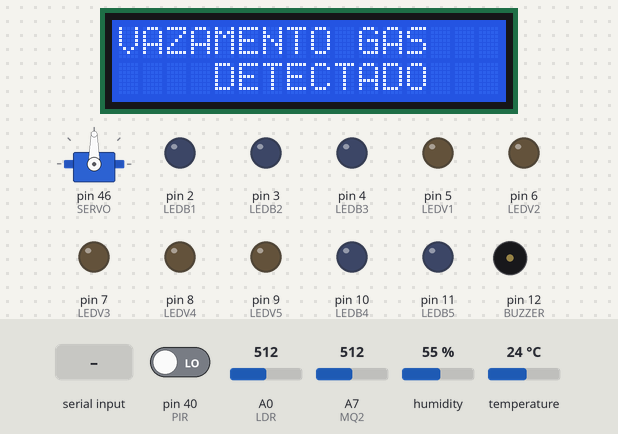
Simulated run of this sketch. Board: Arduino Mega 2560, built with avr-gcc and run on an emulated ATmega2560. Parts: servo, 16×2 character LCD, output pins drawn as LEDs (lit = HIGH), buzzer (waves = sounding). The inputs (shaded band) are chosen by the test bench; at power-on: pin 40 (PIR) LOW, A7 (MQ2) = 512, A0 (LDR) = 512, humidity 55 %, temperature 24 °C. Pins used as bus, display or sensor lines are not drawn; what the sketch prints to the serial monitor is not drawn.

Above: at 3.1 s.
3.2 s: pin 40 (PIR) driven HIGH
At 10.11 s:
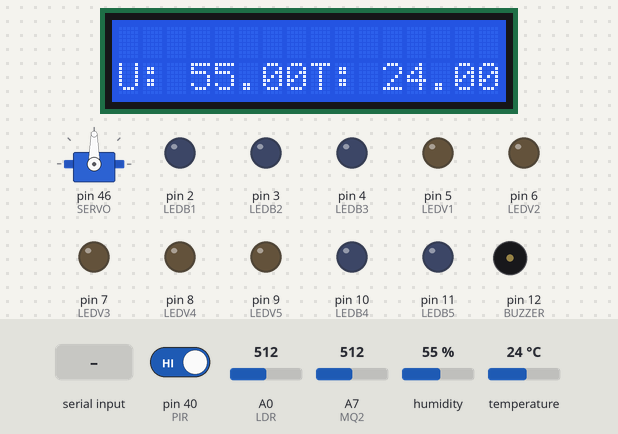
At 11.2 s:
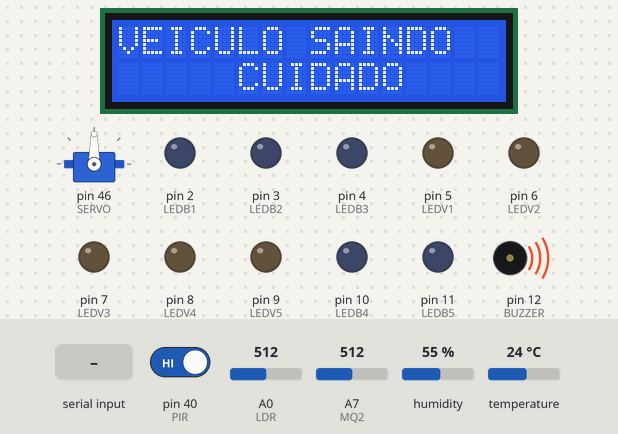
11.6 s: A7 (MQ2) set to 316
At 21.22 s:
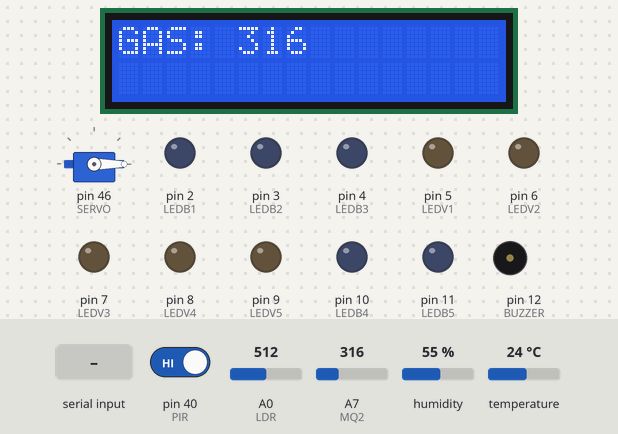
22.7 s: A7 (MQ2) set to 284
Timing chart, 0 to 28.9 s (numbered marks = the images above; inputs shaded):
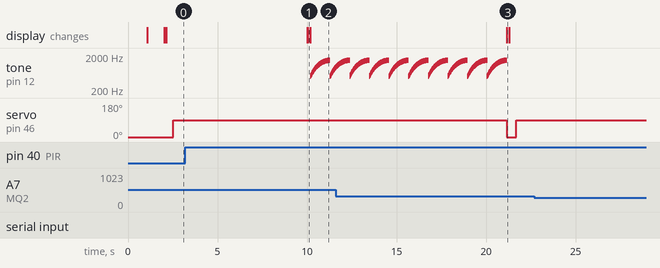

The sketch:

THE_HOUSE_CARIOCA.ino
```cpp
/*##################################################################################################################################################################*/

/* THE_HOUSE_CARIOCA.ino
 * Programa principal para o Projeto Integrador II do curso de Engenharia Eletrônica no IFSC
 * Propriedade de Gabriel de Oliveira Peres - Aluno do curso de Engenharia Eletrônica no IFSC
 * Email: peres.gabriel.gabriel@gmail.com
 * GitHub: https://github.com/imperes
 */

/*##################################################################################################################################################################*/

/* Bibliotecas utilizadas */
#include "DHT.h"                                  // Biblioteca do Sensor de Temperatura e Umidade
#include <Servo.h>                                // Biblioteca do Motor Servo
#include <Wire.h>                                 // Parte complementar da biblioteca do Display 16x2 para comunicação I2C
#include <LiquidCrystal_I2C.h>                    // Biblioteca do Display 16x2 com comunicação I2C

/*##################################################################################################################################################################*/

/* Definição dos PINOS DOS LEDS */
#define LEDB1 2                                   // LED Branco           SALA                           1° ANDAR
#define LEDB2 3                                   // LED Branco           COZINHA                        1° ANDAR
#define LEDB3 4                                   // LED Branco           QUARTO 1                       2° ANDAR
#define LEDB4 10                                  // LED Branco           QUARTO 2                       2° ANDAR
#define LEDB5 11                                  // LED Branco           QUARTO 3                       3º ANDAR
#define LEDV1 5                                   // LED Azul             JARDIM
#define LEDV2 6                                   // LED Laranja          JARDIM
#define LEDV3 7                                   // LED Branco           JARDIM
#define LEDV4 8                                   // LED Verde            VARANDA                        3° ANDAR
#define LEDV5 9                                   // LED Azul             GARAGEM

/* Definição dos SENSORES & MOTORES */
#define MQ2 A7                                    // Sensor de Gás - MQ2
#define LDR A0                                    // Resistor Variável Conforme Incidência De Luz
#define PIR 40                                    // Sensor de Movimento - PIR
#define BUZZER 12                                 // Componente que emite som

#define STU A1                                    // Sensor de Temperatura e Umidade - DHT
#define DHTTYPE DHT11                             // Modelo DHT (DHT11)
DHT dht(STU, DHTTYPE);                            // Configura o sensor DTH com o modelo e o pino utilizado

#define SERVO 46                                  // Motor Servo
Servo motor;                                      // Cria um objeto Servo para controlar o Servo

/* Variáveis Globais*/                            // É necessário que os valores independente do contexto de execução das funções seja mantido
int limite_de_gas = 300;                          // Configura a concentração limite de gás normal (Valor Máximo)
int nivel_de_luz = 500;                           // Configura a intensidade luminosa para ligar ou desligar o sistema de iluminação do jardim
int posicao_motor = 0;                            // Configura a posição inicial do Motor Servo para 0°

LiquidCrystal_I2C lcd(0x27, 16, 2);               // Configurando Display LCD 16x2 no endereço 0x27 para 16 colunas e 2 linhas

/*##################################################################################################################################################################*/

void setup()
{
  /* Configurações Gerais*/
  Serial.begin(9600);                             // Inicia a comunicação serial com o computador

  dht.begin();                                    // Inicia o Sensor de Temperatura e Umidade

  motor.attach(SERVO);                            // Associa o pino escolhido ao servo motor
  motor.write(posicao_motor);                     // Inicia o Motor Servo na posição 0°

  lcd.init();                                     // Inicia o LCD DISPLAY 16x2
  lcd.backlight();                                // Liga a iluminação do LCD Display 16x2

  lcd.clear();                                    // Limpa o Display
  lcd.setCursor(3,0);                             // Seta cursor na coluna 3 linha 1
  lcd.print("THE HOUSE");                         // Escreve o nome do projeto
  lcd.setCursor(5,1);                             // Seta o Cursor na coluna 5 e linha 2
  lcd.print("CARIOCA");                           // Escreve a segunda parte do projeto
  delay(1000);                                    // Dá um tempo de 1s
  lcd.clear();                                    // Limpa o Display novamente

  /* Configurações dos pinos do LED como ENTRADA ou SAÍDA */
  pinMode(LEDB1, OUTPUT);
  pinMode(LEDB2, OUTPUT);
  pinMode(LEDB3, OUTPUT);
  pinMode(LEDB4, OUTPUT);
  pinMode(LEDB5, OUTPUT);
  pinMode(LEDV1, OUTPUT);
  pinMode(LEDV2, OUTPUT);
  pinMode(LEDV3, OUTPUT);
  pinMode(LEDV4, OUTPUT);
  pinMode(LEDV5, OUTPUT);

  /* Configurações dos pinos dos SENSORES como ENTRADA ou SAÍDA */
  pinMode(MQ2, INPUT);
  pinMode(PIR, INPUT);
  pinMode(BUZZER, OUTPUT);

  /* Configura o BUZZER para ficar desligado */
  digitalWrite(BUZZER, HIGH);

  /* Manual de funcionamento no monitor Serial*/
  Serial.flush();                                 // Limpa a memória Serial
  Serial.println("SEJA BEM VINDO(A) A THE HOUSE CARIOCA");
  Serial.println("DIGITE: \n 'S' para acender a luz da SALA no 1° andar \n 's' para apagar a luz da SALA no 1° andar");
  Serial.println(" 'C' para acender a luz da COZINHA no 1° andar \n 'c' para apagar a luz da COZINHA no 1° andar");
  Serial.println(" 'J' para acender a luz do JARDIM \n 'j' para apagar a luz do JARDIM");
  Serial.println(" 'G' para acender a luz da GARAGEM \n 'g' para apagar a luz da GARAGEM");
  Serial.println(" 'P' para abrir o PORTÃO \n 'p' para fechar o PORTÃO");
  Serial.println(" 'V' para acender a luz da VARANDA \n 'v' para apagar a luz da VARANDA");
  Serial.println(" 'B' para acender a luz do QUARTO 1 no 2° andar \n 'b' para apagar a luz do QUARTO 1 no 2° andar");
  Serial.println(" 'N' para acender a luz do QUARTO 2 no 2° andar \n 'n' para apagar a luz do QUARTO 2 no 2° andar");
  Serial.println(" 'M' para acender a luz do QUARTO 3 no 3° andar \n 'm' para apagar a luz do QUARTO 3 no 3° andar");
  Serial.println(" 'T' para acender todas as luzes \n 't' para apagar todas as luzes");
}

/*##################################################################################################################################################################*/

void acender_luz()
{
  if (Serial.available() > 0)                     // Verifica se a porta serial está disponível
  {
    char letra;
    letra = Serial.read();
    if (letra == 'S')
    {
      digitalWrite(LEDB1, HIGH);
    }
    else if (letra == 's')
    {
      digitalWrite(LEDB1, LOW);
    }
    else if (letra == 'C')
    {
      digitalWrite(LEDB2, HIGH);
    }
    else if (letra == 'c')
    {
      digitalWrite(LEDB2, LOW);
    }
    else if (letra == 'J')
    {
      digitalWrite(LEDV1, HIGH);
      digitalWrite(LEDV2, HIGH);
      digitalWrite(LEDV3, HIGH);
    }
    else if (letra == 'j')
    {
      digitalWrite(LEDV1, LOW);
      digitalWrite(LEDV2, LOW);
      digitalWrite(LEDV3, LOW);
    }
    else if (letra == 'P')
    {
      motor.write(90);
    }
    else if (letra == 'p')
    {
      motor.write(-90);
    }
    else if (letra == 'V')
    {
      digitalWrite(LEDV4, HIGH);
    }
    else if (letra == 'v')
    {
      digitalWrite(LEDV4, LOW);
    }
    else if (letra == 'B')
    {
      digitalWrite(LEDB3, HIGH);
    }
    else if (letra == 'b')
    {
      digitalWrite(LEDB3, LOW);
    }
    else if (letra == 'G')
    {
      digitalWrite(LEDV5, HIGH);
    }
    else if (letra == 'g')
    {
      digitalWrite(LEDV5, LOW);
    }
    else if (letra == 'N')
    {
      digitalWrite(LEDB4, HIGH);
    }
    else if (letra == 'n')
    {
      digitalWrite(LEDB4, LOW);
    }
    else if (letra == 'M')
    {
      digitalWrite(LEDB5, HIGH);
    }
    else if (letra == 'm')
    {
      digitalWrite(LEDB5, LOW);
    }
    else if (letra == 'T')
    {
      digitalWrite(LEDB1, HIGH);
      digitalWrite(LEDB2, HIGH);
      digitalWrite(LEDB3, HIGH);
      digitalWrite(LEDB4, HIGH);
      digitalWrite(LEDB5, HIGH);
      digitalWrite(LEDV1, HIGH);
      digitalWrite(LEDV2, HIGH);
      digitalWrite(LEDV3, HIGH);
      digitalWrite(LEDV4, HIGH);
      digitalWrite(LEDV5, HIGH);
    }
    else if (letra == 't')
    {
      digitalWrite(LEDB1, LOW);
      digitalWrite(LEDB2, LOW);
      digitalWrite(LEDB3, LOW);
      digitalWrite(LEDB4, LOW);
      digitalWrite(LEDB5, LOW);
      digitalWrite(LEDV1, LOW);
      digitalWrite(LEDV2, LOW);
      digitalWrite(LEDV3, LOW);
      digitalWrite(LEDV4, LOW);
      digitalWrite(LEDV5, LOW);
    }
  }
  Serial.flush();
}

/*##################################################################################################################################################################*/

void sensor_movimento(unsigned long tempo_atual)
{
  bool movimento = digitalRead(PIR);                                     // Lê o Sensor de movimento - PIR
  if (movimento == HIGH ){
    Serial.println("SAÍDA DE VEÍCULO! CUIDADO!");                        // Envia mensagens de aviso
    lcd.clear();
    lcd.setCursor(0, 0);
    lcd.print("VEICULO SAINDO");
    lcd.setCursor(5,1);
    lcd.print("CUIDADO");
    motor.write(90);
    for (int repetir = 1; repetir <=10; repetir++)                       // Soa o alarme
      {
        for (int x = 90; x > 0; x--)
        {
          float sen;
          int f;

          sen = (cos(x * 3.1416 / 180));                                // Converte graus para rad e depois obtém o valor de sen

          f = 500 + (int(sen * 1000));                                  // Gera uma frequência a partir do valor de sen
          tone(BUZZER, f);
          delay(12);
          }
    noTone(BUZZER);                                                     // Desliga buzzer
    digitalWrite(BUZZER, HIGH);
    }
    lcd.clear();                                                        // Limpa o Display do LCD
    motor.write(-90);
    }
  else (movimento == LOW );{                                            // Função vazia pois não quero que faça nada quando não detecta movimento. Apenas quando houver movimento

    }
  }

/*##################################################################################################################################################################*/

/* Variáveis Globais que temporiza as funções */
const unsigned long periodo_gas = 2000;
unsigned long tempo_gas = millis();

void sensor_gas(unsigned long tempo_atual)
{
  int valor_analogico = analogRead(MQ2);
  if (tempo_atual - tempo_gas > periodo_gas)
  {
    tempo_gas = tempo_atual;
    lcd.setCursor(0,0);
    lcd.print("GAS: ");
    lcd.println(valor_analogico);
    lcd.setCursor(0,0);
    delay(100);
    if(valor_analogico > limite_de_gas)
    {
      Serial.println("ALERTA!!!! VAZAMENTO DE GÁS DETECTADO!!!!");
      lcd.clear();
      lcd.setCursor(0,0);
      lcd.print("VAZAMENTO GAS");
      lcd.setCursor(4,1);
      lcd.print("DETECTADO");
      for (int repetir = 1; repetir <=20; repetir++)
      {
        for (int x = 180; x > 0; x--)
        {
          float sen;
          int f;

          sen = (sin(x * 3.1416 / 180));

          f = 500 + (int(sen * 1000));
          tone(BUZZER, f);                                              // Envia a frequência do som para o BUZZER
          delay(2);
          }
      noTone(BUZZER);                                                  // Desliga buzzer
      digitalWrite(BUZZER, HIGH);

      digitalWrite(LEDB1, LOW);                                        // Apaga todas as luzes como proteção a explosão
      digitalWrite(LEDB2, LOW);
      digitalWrite(LEDB3, LOW);
      digitalWrite(LEDB4, LOW);
      digitalWrite(LEDB5, LOW);
      digitalWrite(LEDV1, LOW);
      digitalWrite(LEDV2, LOW);
      digitalWrite(LEDV3, LOW);
      digitalWrite(LEDV4, LOW);
      digitalWrite(LEDV5, LOW);

      motor.write(90);                                                // Abre o portão para facilitar a saída
        }
     lcd.clear();
    }
  }
  }

/*##################################################################################################################################################################*/

const unsigned long periodo_LDR = 2000;
unsigned long tempo_LDR = millis();

void jardim(unsigned long tempo_atual)
{
  if (tempo_atual - tempo_LDR > periodo_LDR)
  {
    tempo_LDR = tempo_atual;
    int valor_LDR = analogRead(LDR);
    //Serial.print("Luz: ");                                         // Usei para configurar a intensidade da luz e assim determinar em qual valor ligar ou desligar
    //Serial.println(valor_LDR);                                     // os LEDs do jardim

    if (valor_LDR < nivel_de_luz)
    {
      digitalWrite(LEDV1, HIGH);
      digitalWrite(LEDV2, HIGH);
      digitalWrite(LEDV3, HIGH);
    }
    else
    {
      digitalWrite(LEDV1, LOW);
      digitalWrite(LEDV2, LOW);
      digitalWrite(LEDV3, LOW);
    }
  }
}

/*##################################################################################################################################################################*/

const unsigned long periodo_DHT = 3000;
unsigned long tempo_DHT = millis();

void sensor_temperatura_umidade(unsigned long tempo_atual)
{
  if (tempo_atual - tempo_DHT > periodo_DHT)
  {
    tempo_DHT = tempo_atual;

    float u = dht.readHumidity();                                    // Grava a leitura de umidade em "u"
    float t = dht.readTemperature();                                 // Grava a leitura da temperatura em "t"

    if (isnan(t) || isnan(u))                                        // Verifica se o sensor retorna algo, senão tem algo errado
    {
      //Serial.println("Falha na leitura do DHT");

    }
    else                                                             // Configra para mostrar os valores no LCD DISPLAY 16x2
    {
      lcd.setCursor(0,1);                                            // Seta o cursor na coluna 0 e linha 2
      lcd.print("U: ");
      lcd.print(u);
      lcd.println(" %t");

      lcd.setCursor(8,1);                                            // Seta o cursor na coluna 8 e linha 2
      lcd.print("T: ");
      lcd.print(t);
      lcd.println(" *C");
      delay(100);                                                    // Faz a varredura a cada 100 ms
    }
  }
}

/*##################################################################################################################################################################*/

/* Função que é executada assim que o arduino é energizado */
void loop()
{
  unsigned long meu_tempo_atual = millis();

  acender_luz();

  sensor_temperatura_umidade(meu_tempo_atual);

  sensor_movimento(meu_tempo_atual);

  sensor_gas(meu_tempo_atual);

  jardim(meu_tempo_atual);
}

/*##################################################################################################################################################################*/
```

Measured:
- after the input at 3.2 s, tone on pin 12 (BUZZER): stays silent (without the input it goes to 1439 Hz after 2.6 s)
